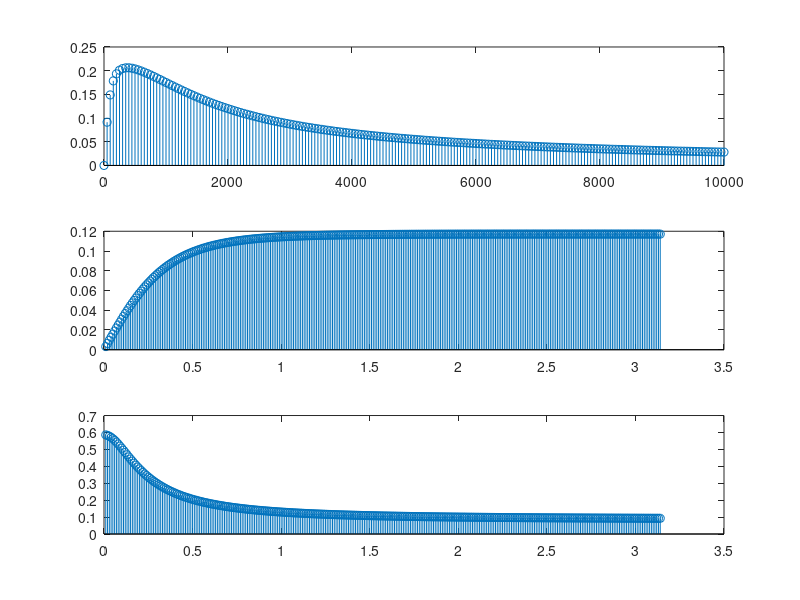

The MATLAB script that drew this image:
Hs = @(s) (12500.*s)./(44.*(s.^2)+(60625.*s)+6250000);

Hz1 = @(z,T) Hs((1-z.^-1)/T);
Hz2 = @(z,T) Hs((2/T).*((1-z.^-1)./(1 + z.^-1)));

w = 0:50:10000;
H = abs(Hs(w*1i));
subplot(3,1,1);
stem(w,H);

[m, maxp] = max(H);

target =  m * exp(-3/10)
s = length(H);
f0 = 0;
for i=maxp:s
    if(H(i)<target)
        f0 = w(i)/(2*pi)
      break;
    endif
endfor

fT = 4*f0;
wz = 0:0.01:pi;
K1 = abs(Hz1(wz.*1i,1/fT));
subplot(3,1,2);
stem(wz,K1);
K2 = abs(Hz2(wz.*1i,1/fT));
subplot(3,1,3);
stem(wz,K2);


